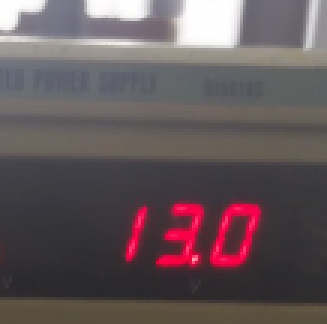
#> input picture area2.png, 109 x 108 px (shown 3 times larger); its folder holds 3 pictures in this run
$ python step1.py   (older library calls are emulated)
#> lines starting #> are read from the running program, lines starting #| are printed output that depends on the picture; after the words box and inside, x2 and y2 are one past the last pixel; in counts of white or black regions, pixels touching at a corner belong together
# import the necessary packages
from imutils.perspective import four_point_transform
from imutils import contours
from numpy import median
import imutils
import cv2
import numpy as np
import math

def filter_rois( rois ):
	rets_raw = []
	for i in range(len(rois)):
		add = True
		for j in range(len(rois)):
			if( i == j ):
				continue
			if( rois[i][0] > rois[j][0] and rois[i][1] > rois[j][1]
				and ( rois[i][0] + rois[i][2] ) < ( rois[j][0]+ rois[j][2] )
				and ( rois[i][1] + rois[i][3] ) < ( rois[j][1]+ rois[j][3] )):
				add = False
				print("i", i, "j", j)
				break
				#this contour is contained in another one
		if(add):
			rets_raw.append(rois[i])
	def get_width(x): return x[2]
	def get_height(x): return x[3]
	widths = list(map(get_width, rets_raw))
	heights = list(map(get_height, rets_raw))
	median_width = median( widths )
	median_height = median( heights )
	rets = list(filter(lambda x: ( (x[3] < 2 * median_height) and (x[3] > median_height/2) ), rets_raw))
	return rets

def overlay( arr1, arr2 ):
	left = arr2
	right = arr1
	if( arr1[0] < arr2[0] ):
		left = arr1
		right = arr2
	if( left[2] < right[0] ):
		return False
	if( left[3] < right[1] ):
		return False
	if( left[1] > right[3] ):
		return False
	return True

def calc_dist( mainarr, newarr ):
	new_center = [ (newarr[0] + newarr[2])/2, (newarr[1] + newarr[3])/2]
	candidate = []
	if( ( (new_center[0] > mainarr[0]) and (new_center[0] < mainarr[2]) )
		or ( (new_center[1] > mainarr[1]) and (new_center[1] < mainarr[3]) ) ):
		candidate = [ abs( new_center[0] - mainarr[0] ), abs( new_center[0] - mainarr[2] ),
					  abs( new_center[1] - mainarr[1] ), abs( new_center[1] - mainarr[3] )]
	else:
		candidate = [ math.sqrt( (new_center[0] - mainarr[0])**2 + (new_center[1] - mainarr[1])**2 ),
					  math.sqrt( (new_center[0] - mainarr[0])**2 + (new_center[1] - mainarr[3])**2 ),
					  math.sqrt( (new_center[0] - mainarr[2])**2 + (new_center[1] - mainarr[1])**2 ),
					  math.sqrt( (new_center[0] - mainarr[2])**2 + (new_center[1] - mainarr[3])**2 )]
	return min(candidate)

def combine_cnts( cnts ):
	result = []
	for new_c in cnts:
		if( not result ):
			result.append(new_c)
			continue
		overlay_list = []
		for i in range(len(result)):
			if( overlay( new_c, result[i] ) ):
				overlay_list.append(i)
		if not overlay_list:
			result.append(new_c)
		else:
			min_ind = 0
			dist = calc_dist( result[overlay_list[0]], new_c )
			for j in range(1, len(overlay_list)):
				new_dist = calc_dist( result[overlay_list[j]], new_c )
				if( new_dist < dist ):
					dist = new_dist
					min_ind = j
			result[overlay_list[min_ind]] = [min(result[overlay_list[min_ind]][0], new_c[0]),min(result[overlay_list[min_ind]][1], new_c[1]),
				 max(result[overlay_list[min_ind]][2], new_c[2]),max(result[overlay_list[min_ind]][3], new_c[3])]
	return result

def main( path, heat_pic_path, point_of_interest ):
	# load the example image
#> called with path = 'area2.png', heat_pic_path = 'sub2heat.jpg'
	image = cv2.imread(path)
#> image is the input picture: shape (108, 109, 3); mean B, G, R 90.6, 87.6, 100.2
	#image = cv2.resize(image,(500,500))
	[ im_h, im_w, trash ] = image.shape
#> im_h = 108; im_w = 109; trash = 3
	image_heat = cv2.imread(heat_pic_path)
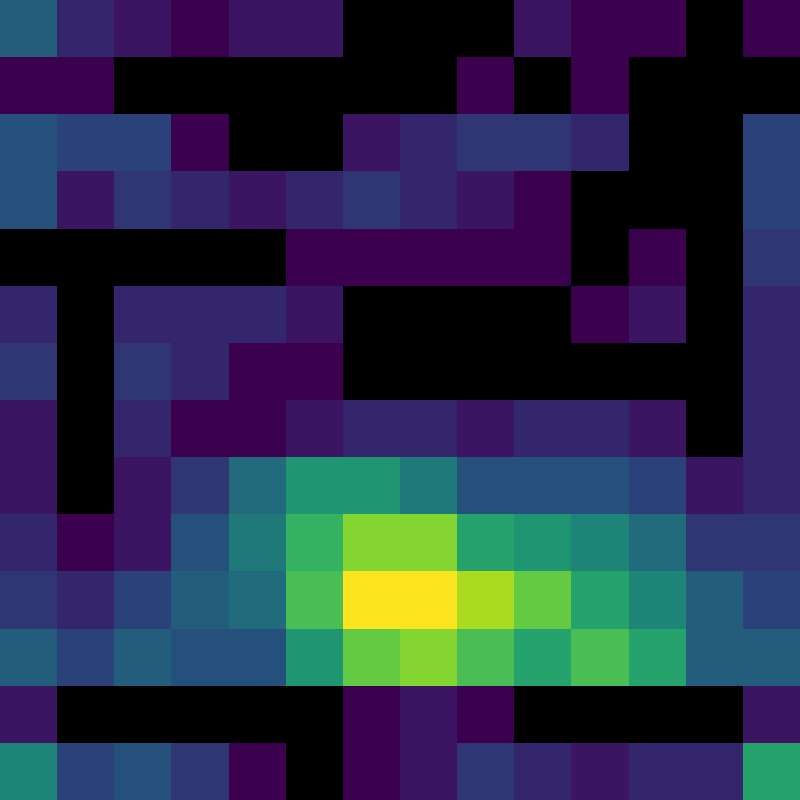
#> input picture sub2heat.jpg, 800 x 800 px
#> image_heat is the input picture: shape (800, 800, 3); mean B, G, R 73.2, 45.6, 40.3
	image_heat = cv2.resize(image_heat,(im_w,im_h))
#> image_heat: shape (108, 109, 3)
	[ im_h, im_w, trash ] = image_heat.shape

	image_rb = cv2.cvtColor(image_heat, cv2.COLOR_BGR2GRAY);
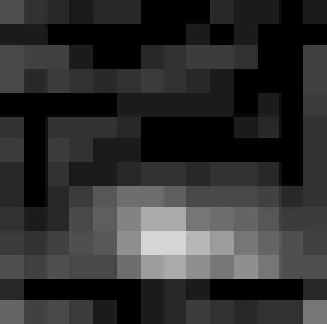
#> image_rb: shape (108, 109) (shown 3 times larger); min 0, max 213, mean 47.8
	avg = np.average(image_rb)
#> avg = 47.84
	image_rb = cv2.inRange(image_rb, avg*2, 255)
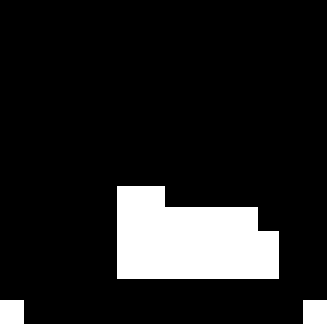
#> image_rb: shape (108, 109) (shown 3 times larger); 12.6% white; 3 white regions, box (x1, y1, x2, y2) and area: (39, 62, 93, 93) 1352, (0, 100, 8, 108) 64, (101, 100, 109, 108) 64
	cv2.imshow('image_rb',image_rb)
	kernel = cv2.getStructuringElement(cv2.MORPH_ELLIPSE, (int(im_h/50), int(im_w/50)))
#> kernel = [[0, 1], [1, 1]]
	# thresh = cv2.morphologyEx(thresh, cv2.MORPH_OPEN, kernel)
	thresh_nongaus = cv2.morphologyEx(image_rb, cv2.MORPH_OPEN, kernel)
#> thresh_nongaus: shape (108, 109); 12.4% white; 3 white regions, box (x1, y1, x2, y2) and area: (40, 63, 94, 94) 1351, (0, 101, 9, 108) 63, (102, 101, 109, 108) 49
	#thresh_nongaus = cv2.threshold(thresh_nongaus, 127, 255, cv2.THRESH_BINARY)[1]
	blurred_heat = cv2.GaussianBlur(thresh_nongaus, (5, 5), 1)
	v = np.median(blurred_heat)
#> v = 0
	sigma=0.33
	lower_heat = int(max(0, (1.0 - sigma) * v))
#> lower_heat = 0
	upper_heat = int(min(255, (1.0 + sigma) * v))
#> upper_heat = 0
	edged_heat = cv2.Canny(blurred_heat, lower_heat, upper_heat)
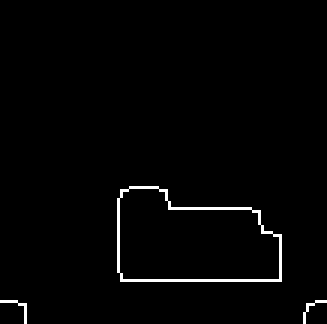
#> edged_heat: shape (108, 109) (shown 3 times larger); 1.6% white in thin lines or dots, all inside (x1, y1, x2, y2) = (0, 62, 109, 108)
	#ret, markers = cv2.connectedComponents(thresh_nongaus)
	#markers = cv2.watershed(image, markers)==-1
	#image_copy //= 2
	#image[markers] = (255,0,0)
	cv2.imshow('thresh_nongaus',thresh_nongaus)
	cv2.imshow('edged',edged_heat)
	cv2.waitKey(0)
	cv2.destroyAllWindows()
	cnts_heat = cv2.findContours(edged_heat.copy(), cv2.RETR_LIST,
		cv2.CHAIN_APPROX_SIMPLE)
#> cnts_heat = 4 contours, 2 with area under 20; largest, box (x1, y1, x2, y2) and area: (39, 62, 94, 94) 1342, (39, 62, 94, 94) 1338
	cnts_heat = cnts_heat[0] if imutils.is_cv2() else cnts_heat[1]
	cap = []
	all_cnt = []
	# loop over the contours
	for c_heat in cnts_heat:
		# approximate the contour
		peri = cv2.arcLength(c_heat, True)
		approx = cv2.approxPolyDP(c_heat, 0.02 * peri, True)
		(x, y, w, h) = cv2.boundingRect(c_heat)
		all_cnt.append([x,y,x+w,y+h])
#> this loop made 4 passes
#> (peri, x, y, w, h) on passes 1 to 4: (25.07, 101, 100, 8, 8), (28.24, 0, 100, 9, 8), (161.8, 39, 62, 55, 32), (164.1, 39, 62, 55, 32)
#> after the loop, all_cnt = [[101, 100, 109, 108], [0, 100, 9, 108], [39, 62, 94, 94], [39, 62, 94, 94]]
	all_cnt = combine_cnts( all_cnt  )
#> the loop in combine_cnts, `for new_c in cnts:` made 4 passes
#> after the loop in combine_cnts, `for new_c in cnts:`: result = [[101, 100, 109, 108], [0, 100, 9, 108], [39, 62, 94, 94]]
#> all_cnt has the same summary as result in combine_cnts
	print("all_cnt",len(all_cnt))
#| all_cnt 3
	image_copy = image.copy()
	cv2.drawContours(image_copy, cnts_heat, -1, (0,255,0), 3)
#> image_copy: shape (108, 109, 3); 7.82% of pixels changed, all inside (x1, y1, x2, y2) = (0, 60, 109, 108)
	cv2.imshow('image_heat_cnt',image_copy)
	cv2.waitKey(0)
	cv2.destroyAllWindows()

	blurred = cv2.GaussianBlur(image, (5, 5), 1)
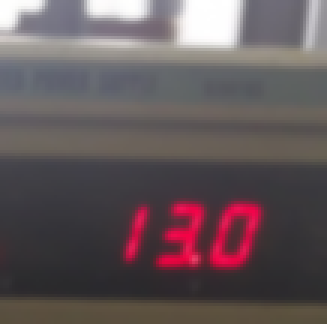
#> blurred: shape (108, 109, 3) (shown 3 times larger); mean B, G, R 90.6, 87.6, 100.2
	v = np.median(blurred)
#> v = 88
	sigma=0.33
	lower = int(max(0, (1.0 - sigma) * v))
#> lower = 58
	upper = int(min(255, (1.0 + sigma) * v))
#> upper = 117
	edged = cv2.Canny(blurred, lower, upper)
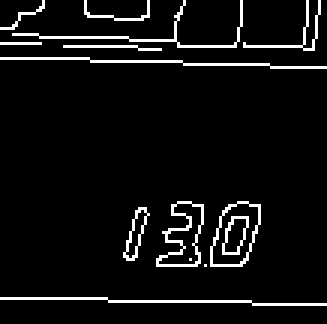
#> edged: shape (108, 109) (shown 3 times larger); 6.1% white in thin lines or dots

	num_write = 0
	for area in all_cnt:
		area_image = image[area[1]:area[3],area[0]:area[2]]
		cv2.imwrite('area_image_%d.png'%num_write,area_image)
		num_write += 1
#> this loop made 3 passes
#> pass 3, in main, `area_image = image[area[1]:area[3],area[0]:area[2]]`:
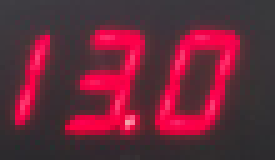
#> area_image: shape (32, 55, 3) (shown 5 times larger); mean B, G, R 58.2, 39.6, 104.5
#> after the loop, num_write = 3
	# [95 lines of commented-out code are left out]

if __name__ == '__main__':
	main("area2.png", "sub2heat.jpg", [])
